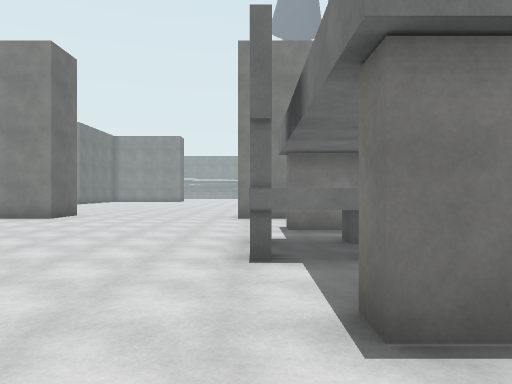
View 1 (above)

24 first-person views from a walk through a Unity game level. The camera is 1.5 m above the floor, looks level and sees 70° across. The floor is counted in squares, 2 m on a side. Each view is taken from the middle of a square. On the plan, view 1 faces up. The plan holds only what a view shows up to about 11 squares ahead; the rest is blank. The place goes on beyond the plan. Some animated figures are not drawn. Some surface patterns are stand-ins.

View 2
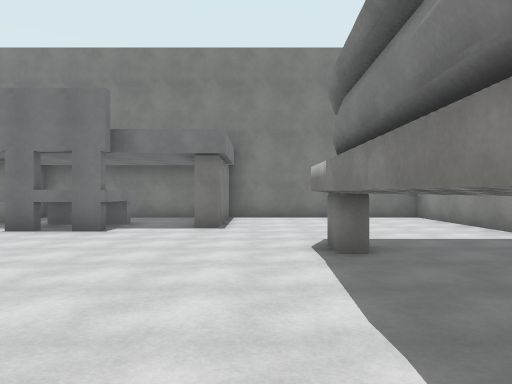

View 3
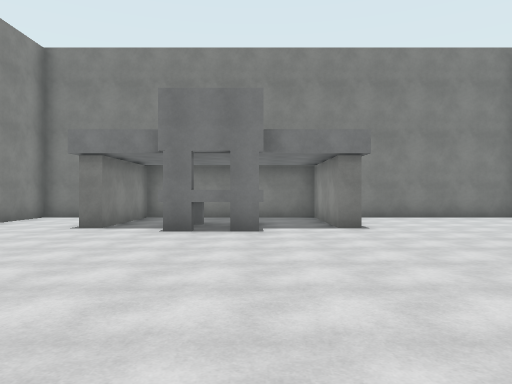

View 4
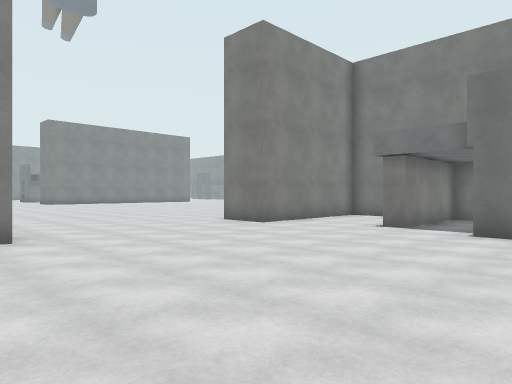

View 5
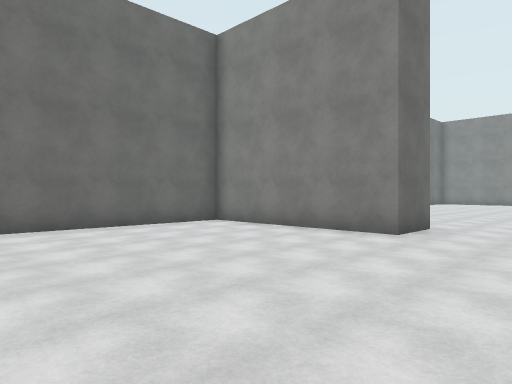

View 6
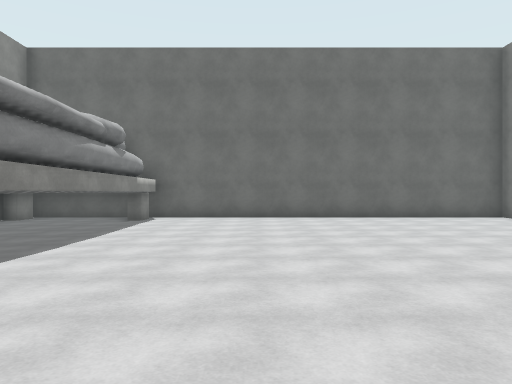

View 7
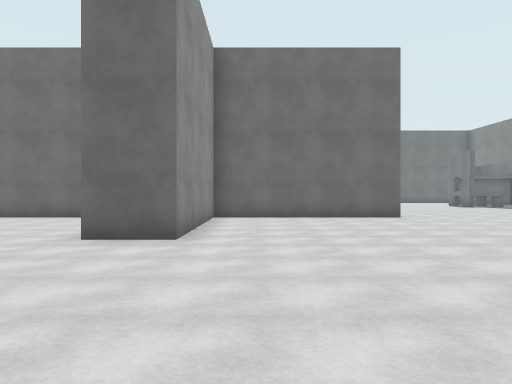

View 8
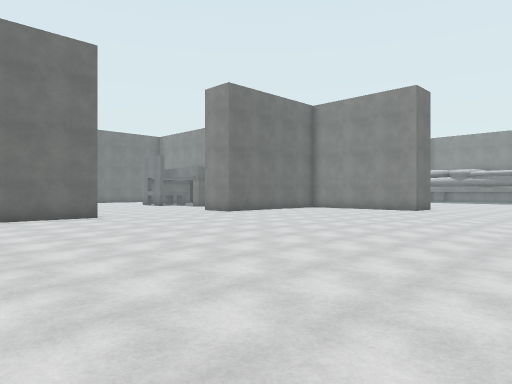

View 9
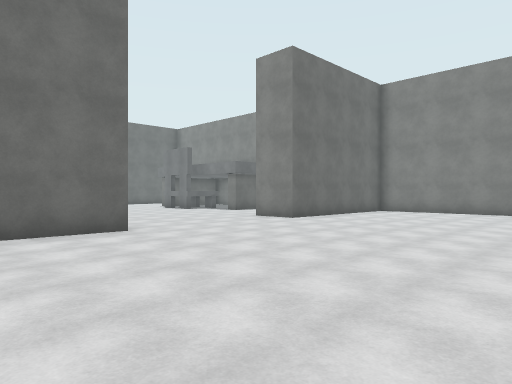

View 10
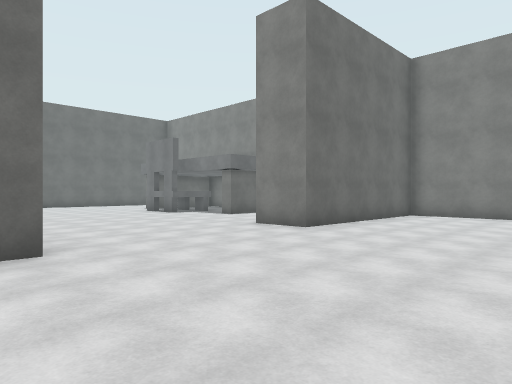

View 11
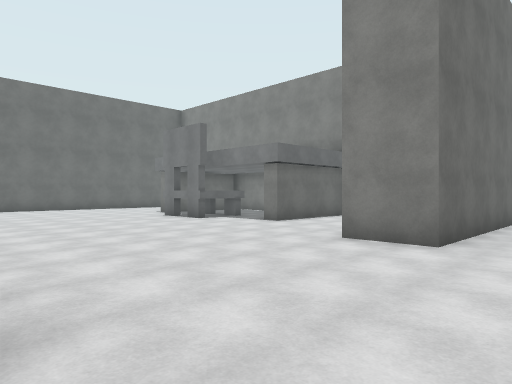

View 12
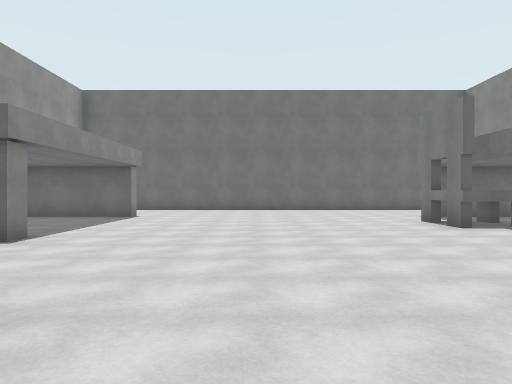

View 13
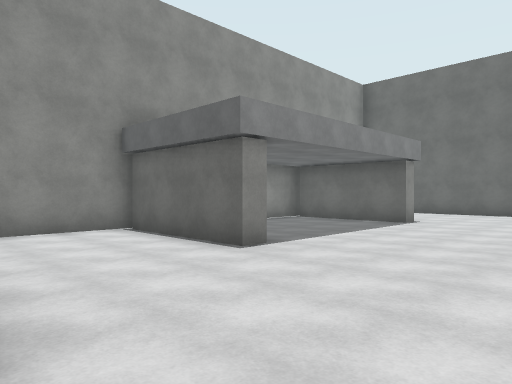

View 14
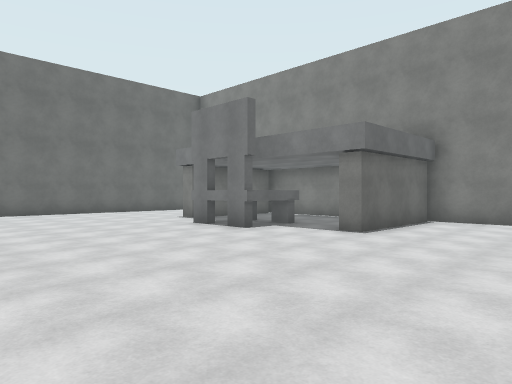

View 15
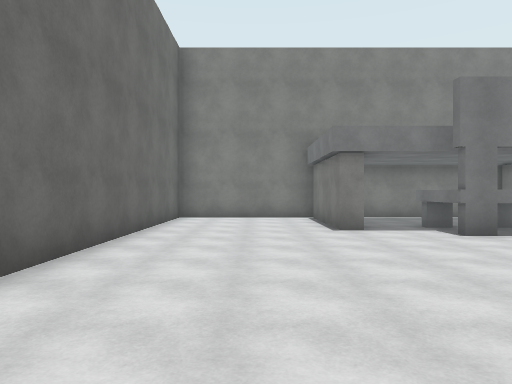

View 16
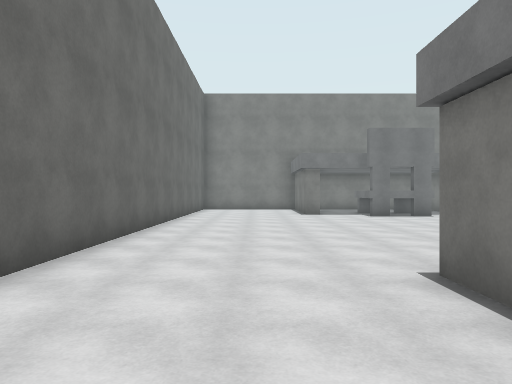

View 17
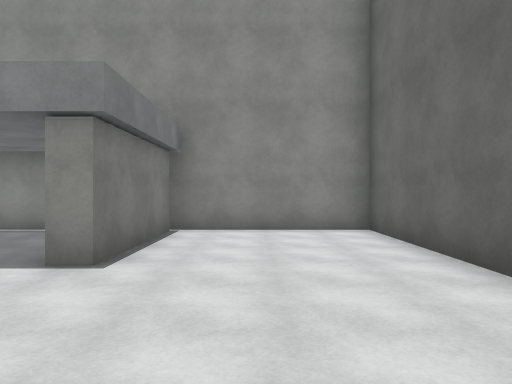

View 18
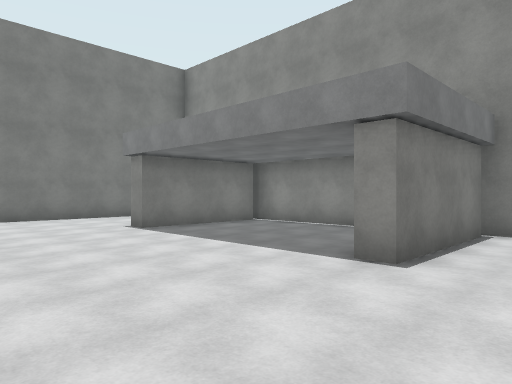

View 19
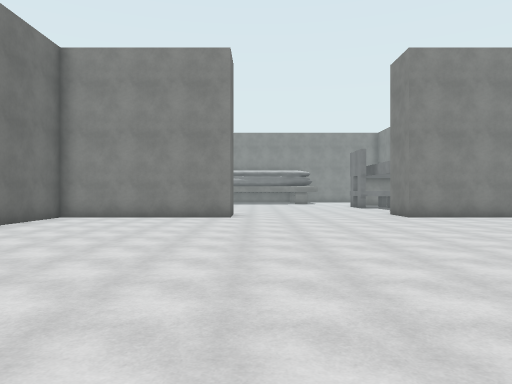

View 20
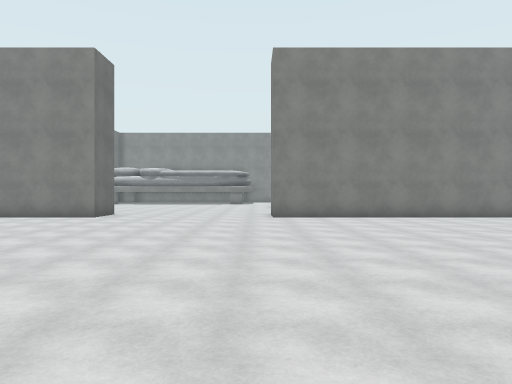

View 21
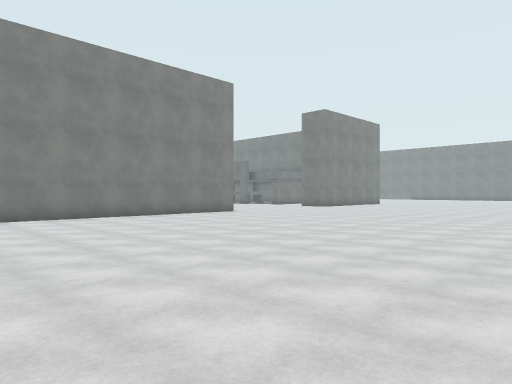

View 22
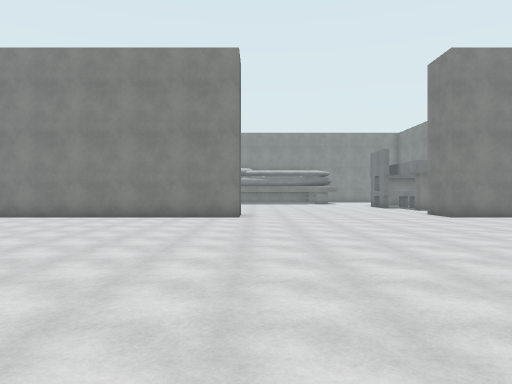

View 23
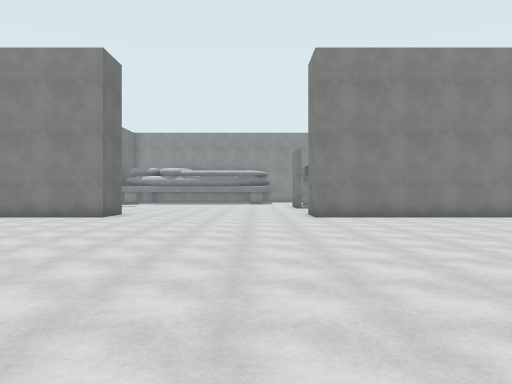

View 24
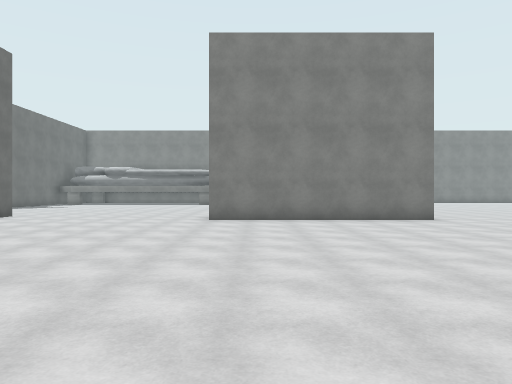

### Floor plan
Key: @ floor where view 1 was taken; # wall or solid block; . floor; T thing the floor can be seen under or through; O other object.
Columns run from 26 left of view 1 to 21 right of it. Each row starts with its distance up from view 1.
 29                                    #......
 28 #############  ######.....##########......######
 27 #....#....#..  #................................
 26 #....#....#... #................................
 25 #....#.OO.#... #................................
 24 #......OO..... #................................
 23 #.............##................................
 22 #..............................................
 21 #.............................................
 20 #.............................................
 19 #............................................
 18 #..................................... ... .
 17 #.............##........... ..      .   .
 16 #.............##...........
 15 #....#....#...##...........
 14 #....#....#...##..........
 13 #....#....#... #...........
 12 #....#....#... #...........
 11 ############## ######.....#####
 10                #..............#
  9                #..............#
  8                #............. #
  7                #...........####
  6                #..........OO..#
  5                #..........OO..#
  4                #..........OO..#
  3                #..............#
  2                #...........####
  1                #..............#
  0                ########TT.@...#
 -1                           ....#
 -2                           ....#
 -3                           ....#
 -4                           #####

Positions as (right, up) in squares from view 1, and headings:
1: (0, 0), facing up
2: (-7, 1), facing right
3: (-7, 4), facing right
4: (-7, 4), facing up-right
5: (-3, 4), facing up-left
6: (0, 3), facing left
7: (0, 13), facing left
8: (0, 13), facing up-left
9: (-4, 14), facing up-left
10: (-6, 16), facing up-left
11: (-9, 17), facing up-left
12: (-10, 19), facing left
13: (-12, 19), facing down-left
14: (-12, 18), facing up-left
15: (-23, 17), facing up
16: (-23, 12), facing up
17: (-23, 19), facing down
18: (-23, 19), facing down-right
19: (-5, 17), facing up
20: (-1, 17), facing up
21: (0, 17), facing up-right
22: (10, 17), facing up
23: (14, 17), facing up
24: (17, 18), facing up
